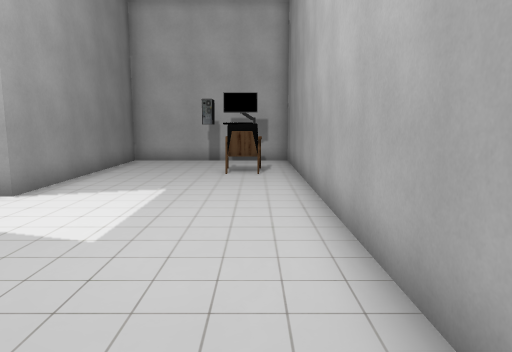
[1] (above)

16 first-person views from a walk through a Godot game level. The camera is 1.5 m above the floor, tilts 8° down and sees 70° across. The floor is counted in squares, 1 m on a side. Each view is taken from the middle of a square. On the plan, view 1 faces up. The plan holds only what a view shows up to about 16 squares ahead; the rest is blank. Door leaves are left out where a doorway can be walked through. Some surface patterns are stand-ins.

[2]
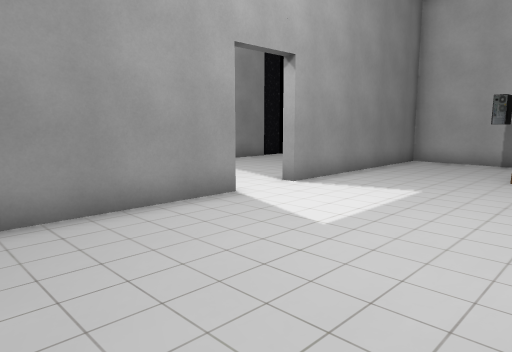

[3]
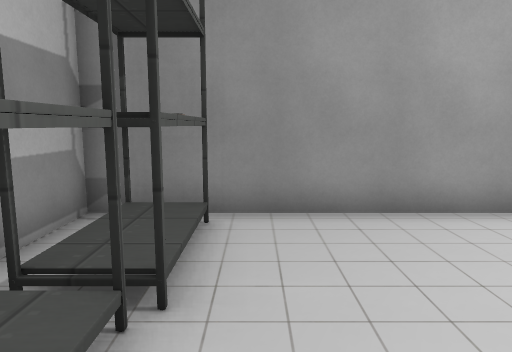

[4]
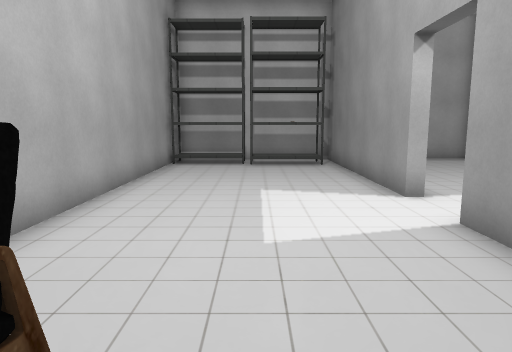

[5]
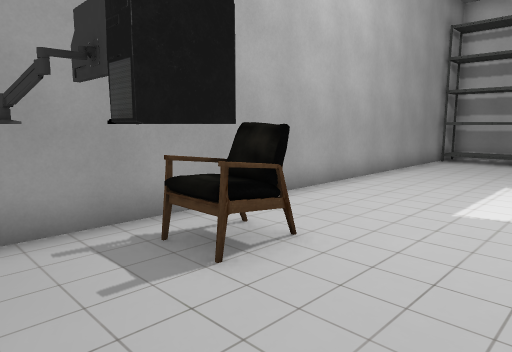

[6]
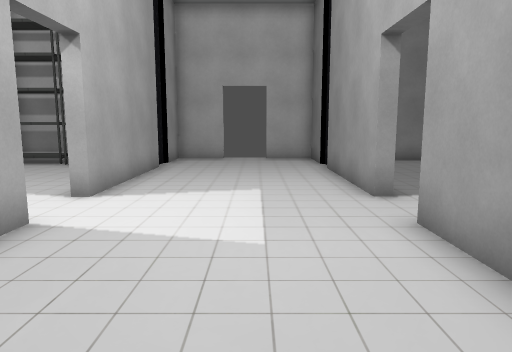

[7]
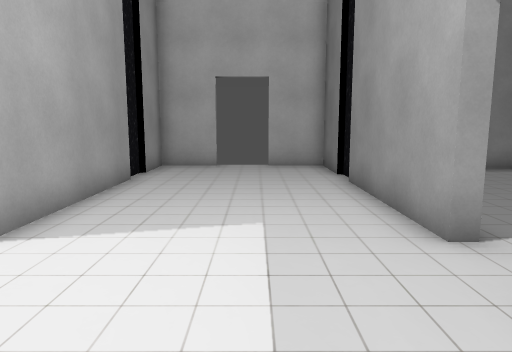

[8]
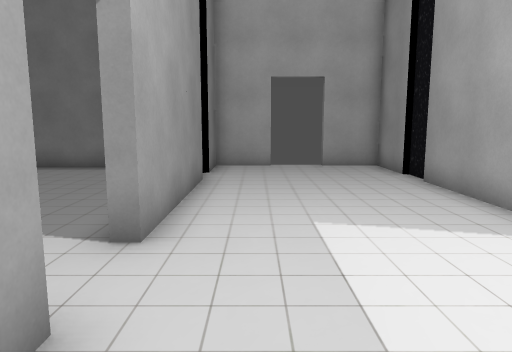

[9]
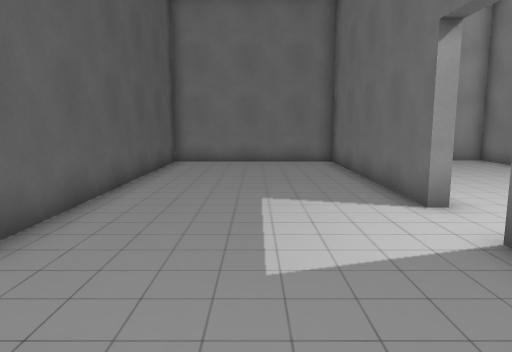

[10]
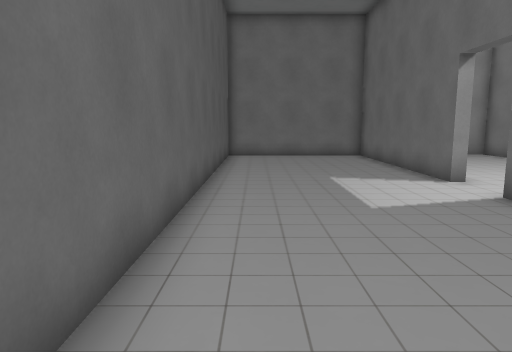

[11]
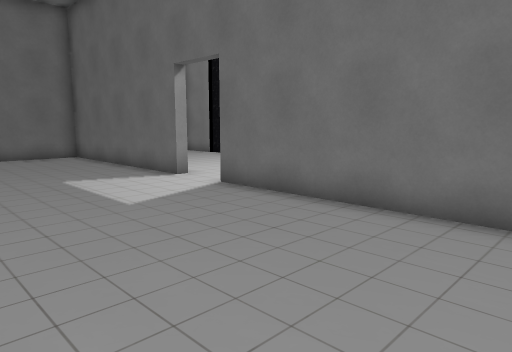

[12]
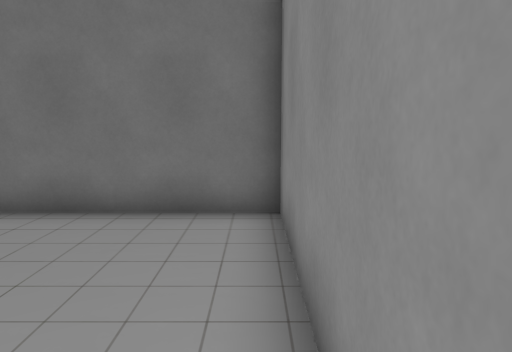

[13]
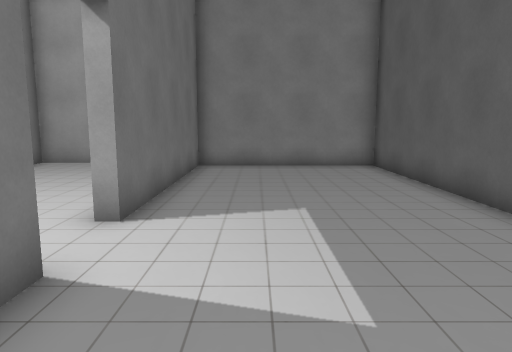

[14]
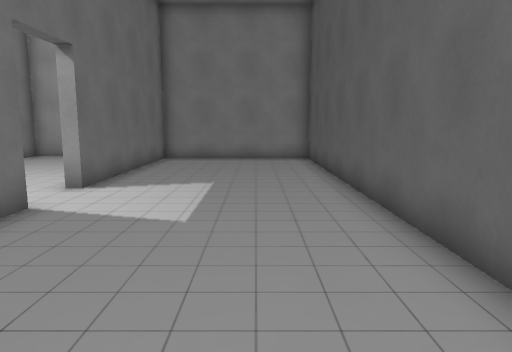

[15]
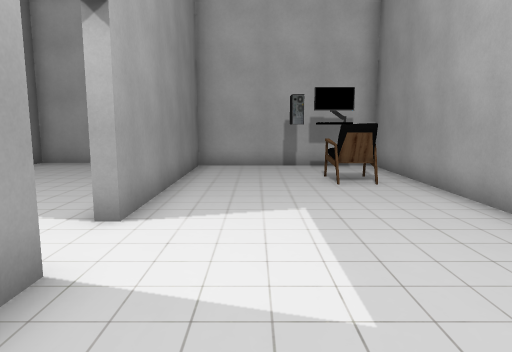

[16]
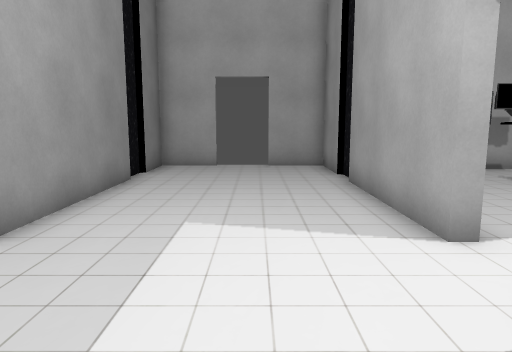

### Floor plan
Points are (right, up) in squares from view 1. A wall is a line through its corners. A room is listed if a view was taken in it or the views show most of it. See-through windows are left out.
Room 1 (views 1, 2, 3, 4, 5, 15)
walls: (-5.1, 5.4) (-5.1, -2.9) (1.3, -2.9); (1.3, -0.5) (1.3, 15.4) (-5.1, 15.4) (-5.1, 7.6)
ways out: open door at (-5.3, 6.2) to room 2
objects: shelf (-4, -2) to (-2, -1); computer (-2, 14); shelf (-1, -2) to (1, -1); armchair (-1, 11) to (0, 12); other object (-1, 13) to (0, 13); monitor (0, 14)
Room 2 (views 6, 7, 8, 16)
walls: (-11.5, 5.4) (-11.5, 0.3); (-5.5, 7.6) (-5.5, 12.7); (-11.5, 13.1) (-11.5, 7.6); (-5.3, 13) (-5.3, 14.1); (-11.7, -0.2) (-11.7, -1.1); (-5.5, 14) (-5.5, 16.4) (-7.6, 16.4); (-11.7, 14.4) (-11.7, 13.5); (-5.5, -0.1) (-5.5, 5.4); (-11.5, -1) (-11.5, -3.4) (-9.4, -3.4); (-5.3, -1.4) (-5.3, -0.5); (-9.4, 16.4) (-11.5, 16.4) (-11.5, 14.4); (-7.6, -3.4) (-5.5, -3.4) (-5.5, -1.4)
ways out: open door at (-5.3, 6.2) to room 1; open door at (-11.7, 6.8) to room 3
Room 3 (views 9, 10, 11, 12, 13, 14)
walls: (-11.9, 7.6) (-11.9, 15.9) (-18.3, 15.9) (-18.3, -2.4) (-11.9, -2.4) (-11.9, 5.4)
ways out: open door at (-11.7, 6.8) to room 2

Where each view was taken, in squares from view 1:
view 1: 0 up, 0 right, facing up
view 2: 0 up, 1 right, facing up-left
view 3: 0 up, 1 right, facing left
view 4: 13 up, 2 left, facing down
view 5: 15 up, 4 left, facing down-right
view 6: 13 up, 9 left, facing down
view 7: 10 up, 9 left, facing down
view 8: 3 up, 10 left, facing up
view 9: 1 up, 15 left, facing up
view 10: 2 down, 17 left, facing up
view 11: 2 down, 18 left, facing up-right
view 12: 2 down, 18 left, facing right
view 13: 11 up, 14 left, facing down
view 14: 14 up, 16 left, facing down
view 15: 2 up, 3 left, facing up
view 16: 3 up, 8 left, facing up
